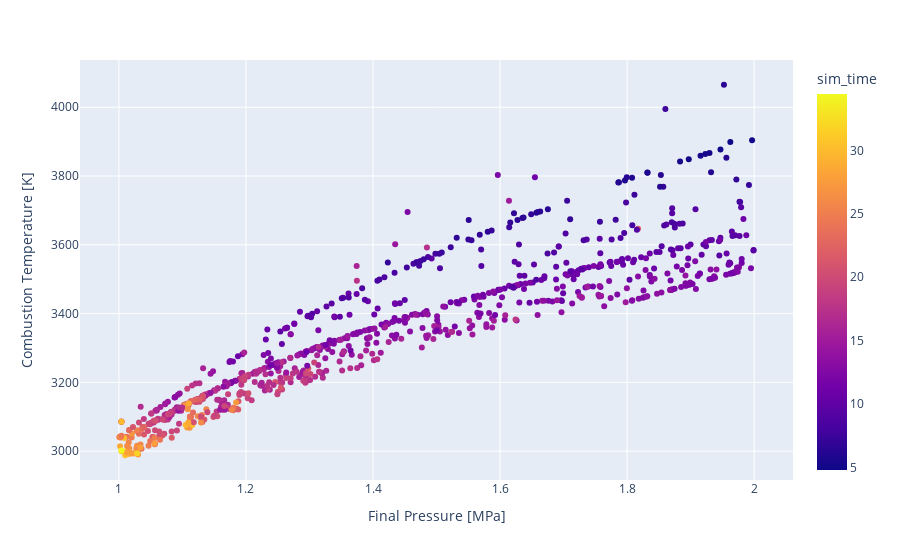

Source (notebook cell):
### Code cell
fig = px.scatter(interest_df, x="Final Pressure [MPa]", y="Combustion Temperature [K]",  color="sim_time")
fig.show()

### Figure 1 — Plotly figure (JSON) as saved in the notebook; plotly's stock layout.template omitted (floating-point values rounded to 4 significant figures; data arrays with more than 128 entries replaced by an {"elided": "..."} marker saying what was removed)
{"data": [{"hovertemplate": "Final Pressure [MPa]=%{x}<br>Combustion Temperature [K]=%{y}<br>sim_time=%{marker.color}<extra></extra>", "legendgroup": "", "marker": {"color": {"elided": "839 float values"}, "coloraxis": "coloraxis", "symbol": "circle"}, "mode": "markers", "name": "", "orientation": "v", "showlegend": false, "type": "scatter", "x": {"elided": "839 float values"}, "xaxis": "x", "y": {"elided": "839 float values"}, "yaxis": "y"}], "layout": {"coloraxis": {"colorbar": {"title": {"text": "sim_time"}}, "colorscale": [[0, "#0d0887"], [0.1111, "#46039f"], [0.2222, "#7201a8"], [0.3333, "#9c179e"], [0.4444, "#bd3786"], [0.5556, "#d8576b"], [0.6667, "#ed7953"], [0.7778, "#fb9f3a"], [0.8889, "#fdca26"], [1, "#f0f921"]]}, "legend": {"tracegroupgap": 0}, "margin": {"t": 60}, "xaxis": {"anchor": "y", "domain": [0, 1], "title": {"text": "Final Pressure [MPa]"}}, "yaxis": {"anchor": "x", "domain": [0, 1], "title": {"text": "Combustion Temperature [K]"}}}}
